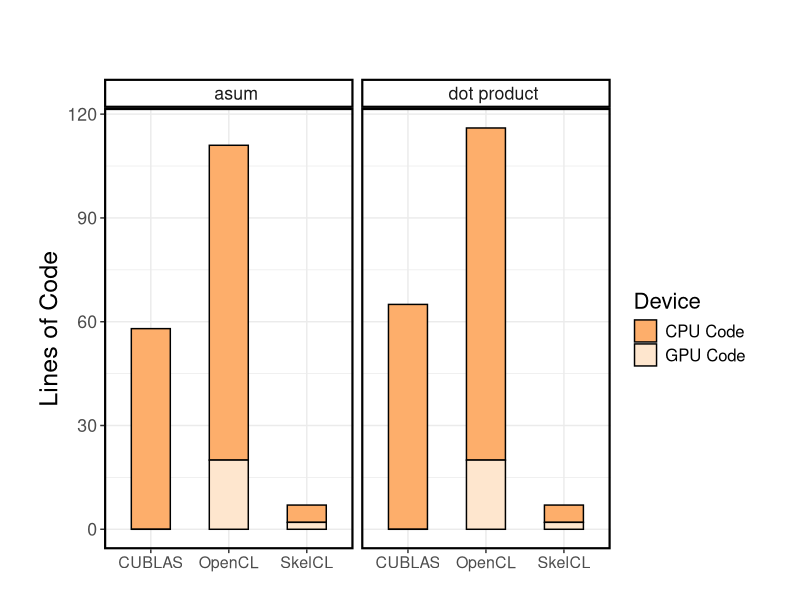
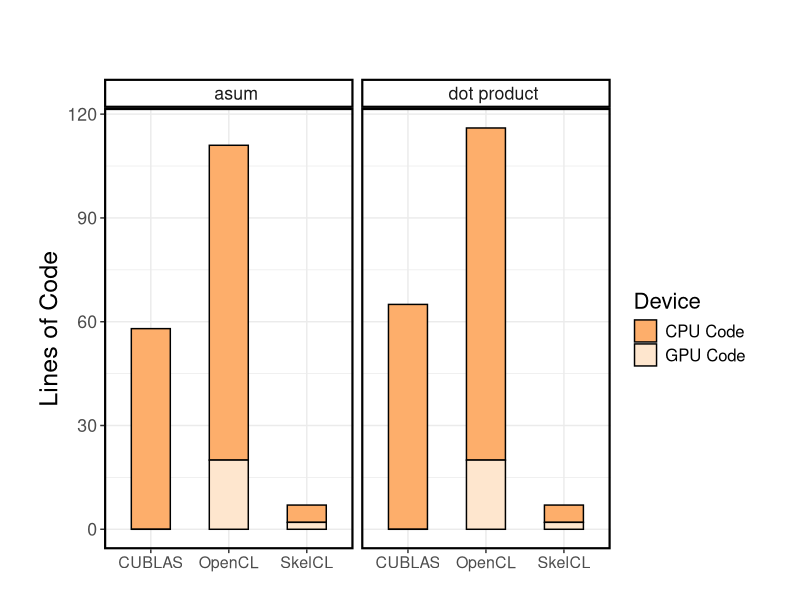

Write R code to recreate these figures, in order.
require('ggplot2')

data <- read.table("loc.csv", header=TRUE, sep=",")

theme <- theme_bw() +
  theme(text = element_text(size = 16),
        axis.title = element_text(size = rel(1.125), vjust = 1),
        axis.text.x = element_text(size = rel(0.9)),
        legend.text = element_text(size = rel(0.75)),
        panel.border = element_rect(linetype = "solid", colour = "black", size = 1.5),
        plot.margin = unit(c(2,1.2,0,1), 'cm'),
        legend.position="right",
        strip.background = element_rect(colour = "black", fill = "white", size = 1.5))

labs <- labs(x = "", y = "Lines of Code")

# create plot
plot <- ggplot(na.omit(data), aes(x=Program, y=Lines, fill=Device)) +
  geom_bar(color="black", width=.5, stat = "identity") +
  scale_fill_manual(values=c("#fdae6b", "#fee6ce")) + #"#e6550d", 
  scale_x_discrete() +
  facet_grid(. ~ Benchmark) + theme + labs

# save plot to file
ggsave(file = "la_loc.pdf", width = 8, height = 4)

plot
